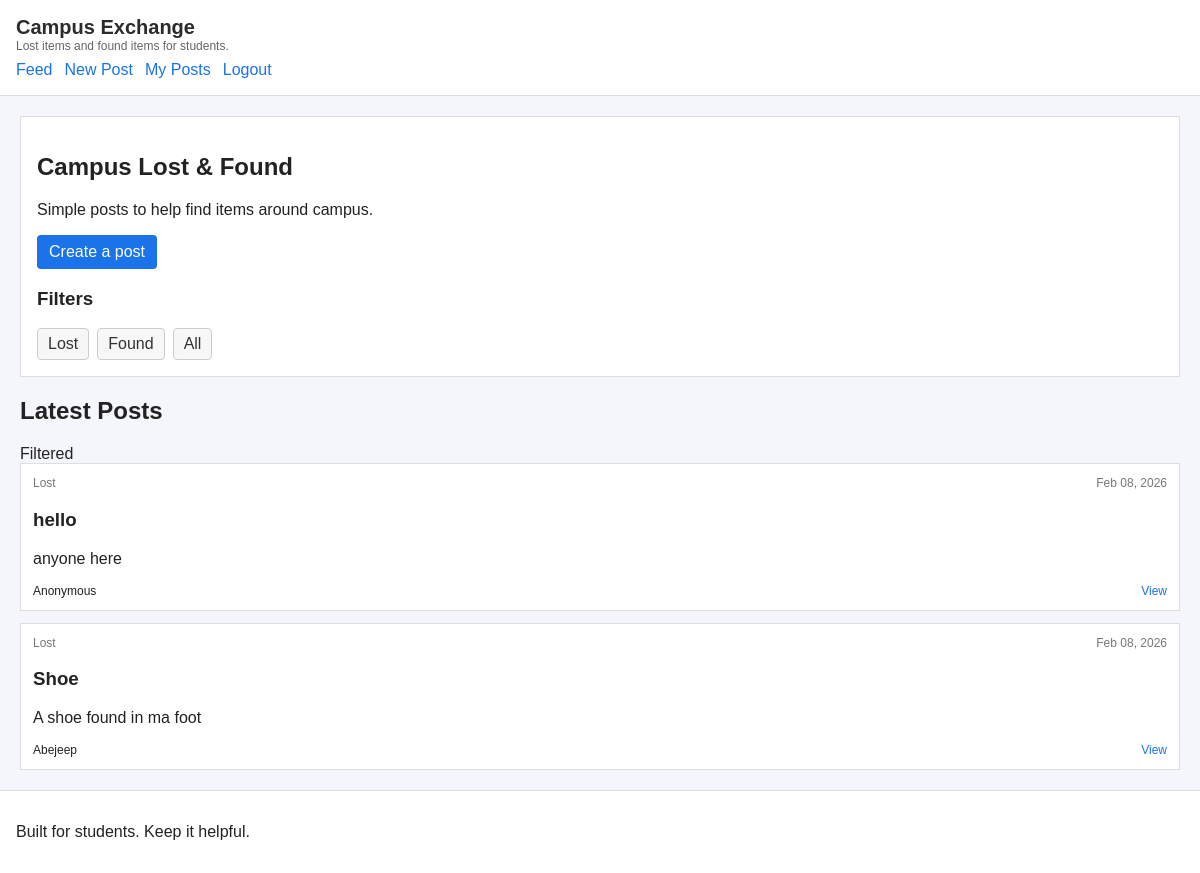
Page /?category=LOST (signed in) on the committed database.
### mainapp/models.py (models this page shows, shortened)
class Post(models.Model):
    CATEGORY_LOST = 'LOST'
    CATEGORY_FOUND = 'FOUND'
    CATEGORY_CHOICES = [
        (CATEGORY_LOST, 'Lost'),
        (CATEGORY_FOUND, 'Found'),
    ]
    user = models.ForeignKey(
        settings.AUTH_USER_MODEL,
        on_delete=models.CASCADE,
        related_name='posts',
    )
    title = models.CharField(max_length=120)
    description = models.TextField()
    category = models.CharField(max_length=20, choices=CATEGORY_CHOICES)
    location = models.CharField(max_length=120, blank=True)
    contact_info = models.CharField(max_length=120, blank=True)
    is_anonymous = models.BooleanField(default=False)
    created_at = models.DateTimeField(auto_now_add=True)

### mainapp/views.py (the view)
# urls.py: path('', views.home, name='home'),
def home(request):
    if not request.user.is_authenticated:
        return redirect('account_login')
    category = request.GET.get('category')
    posts = Post.objects.select_related('user').order_by('-created_at')
    if category in {Post.CATEGORY_LOST, Post.CATEGORY_FOUND}:
        posts = posts.filter(category=category)
    context = {
        'posts': posts[:50],
        'category': category,
        'categories': Post.CATEGORY_CHOICES,
    }
    return render(request, 'home.html', context)

### templates/home.html (shortened to what this page needs)
{% extends 'base.html' %}
{% block content %}
<section class="hero">
    <h1>Campus Lost & Found</h1>
    <p>Simple posts to help find items around campus.</p>
    <div class="hero-actions">
        <a class="btn" href="{% url 'create_post' %}">Create a post</a>
    </div>
    <h3>Filters</h3>
    <div class="filter-grid">
        <a class="filter-pill" href="/?category=LOST">Lost</a>
        <a class="filter-pill" href="/?category=FOUND">Found</a>
        <a class="filter-pill" href="/">All</a>
    </div>
</section>
<section class="feed">
    <div class="section-header">
        <h2>Latest Posts</h2>
        {% if category %}
            <span class="badge">Filtered</span>
        {% endif %}
    </div>
    <div class="post-grid">
        {% for post in posts %}
            <article class="post-card">
                <div class="post-meta">
                    <span class="category">{{ post.get_category_display }}</span>
                    <span class="timestamp">{{ post.created_at|date:"M d, Y" }}</span>
                </div>
                <h3>{{ post.title }}</h3>
                <p>{{ post.description|truncatechars:160 }}</p>
                <div class="post-footer">
                    <span class="author">
                        {% if post.is_anonymous %}
                            Anonymous
                        {% else %}
                            {{ post.user.username }}
                        {% endif %}
                    </span>
                    <a class="link" href="{% url 'post_detail' %}?id={{ post.pk }}">View</a>
                </div>
            </article>
        {% empty %}
            <p class="empty">No posts yet. Be the first to share.</p>
        {% endfor %}
    </div>
</section>
{% endblock %}

### mainapp/static/mainapp/styles.css (style rules this page uses)
body { font-family: Arial, sans-serif; margin: 0; background: #f4f6fb; color: #222; }
.hero { background: #fff; border: 1px solid #ddd; padding: 16px; margin-bottom: 16px; }
.hero-actions { margin-top: 12px; }
.btn { display: inline-block; padding: 8px 12px; background: #1a73e8; color: #fff; text-decoration: none; border-radius: 4px; margin-right: 8px; }
.filter-grid { margin-top: 8px; display: flex; gap: 8px; flex-wrap: wrap; }
.filter-pill { padding: 6px 10px; border: 1px solid #ccc; border-radius: 4px; background: #f7f7f7; text-decoration: none; color: #333; }
.post-grid { display: grid; gap: 12px; }
.post-card, .detail-card, .form-card { background: #fff; border: 1px solid #ddd; padding: 12px; }
.post-meta { font-size: 12px; color: #777; display: flex; justify-content: space-between; }
.post-footer { display: flex; justify-content: space-between; margin-top: 8px; font-size: 12px; }
.link { color: #1a73e8; text-decoration: none; }

### rows in the picture
Post: category "Lost", created_at "Feb 08, 2026", title "hello", description "anyone here", is_anonymous "Anonymous"
Post: category "Lost", created_at "Feb 08, 2026", title "Shoe", description "A shoe found in ma foot", user.username "Abejeep"
